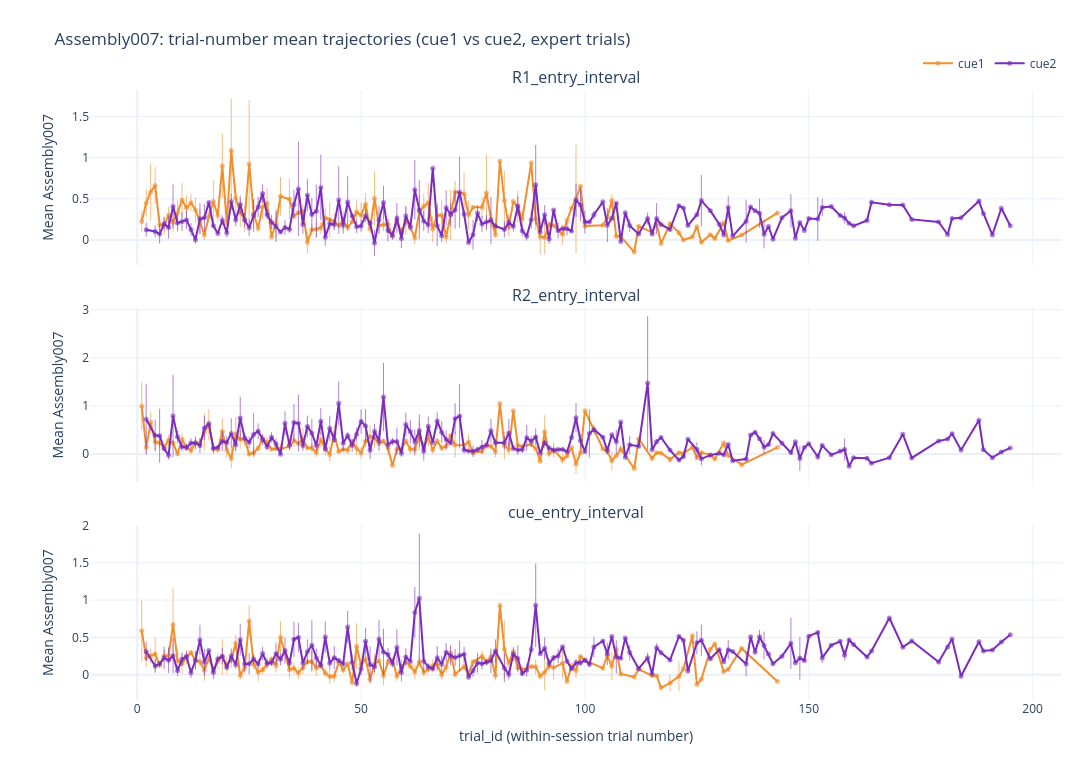

Notebook cell for this chart:
### Code cell
# --- Trial-number based raw trajectories (expert trials, cue-only) ---

trial_traj_cue1_vs_cue2 = summarize_trial_index_group_trajectory(
    trial_means_ens12,
    group_col='cue_label',
    group_order=['cue1', 'cue2'],
)

plot_trial_index_group_trajectories(
    trial_traj_cue1_vs_cue2,
    trial_index_cue1_vs_cue2,
    group_col='cue_label',
    group_order=['cue1', 'cue2'],
    title=f'{TARGET_ASSEMBLY}: trial-number mean trajectories (cue1 vs cue2, expert trials)',
    colors=['#f28e2b', '#7b2cbf'],
)
